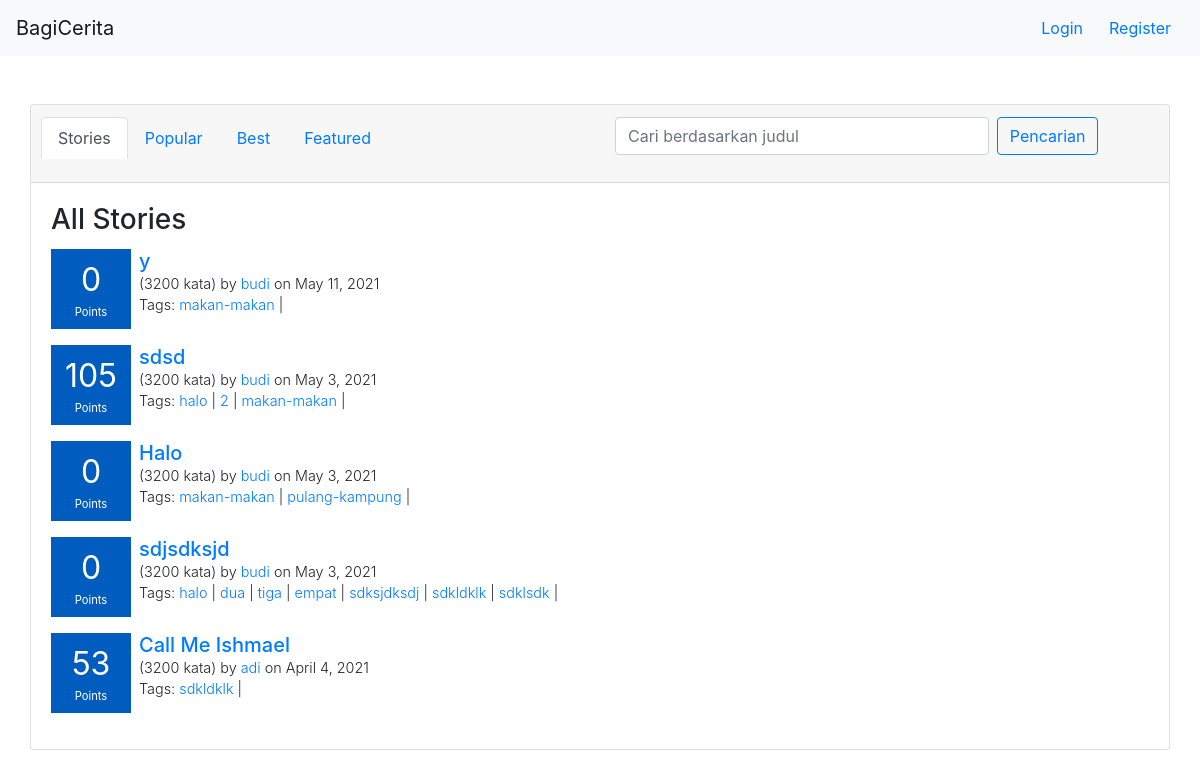
Screenshot of /stories/ with the database file from the repository.
### story/models.py (models this page shows, shortened)
class Story(models.Model):
    title = models.CharField(max_length=120,blank=True)
    date_posted = models.DateField(null=True, blank=True)
    content = models.TextField(blank=True,null=True)
    user = models.ForeignKey(User, on_delete=models.CASCADE,default=None)
    class Meta:
        ordering = ["-date_posted"]

class Tag(models.Model):
    name = models.CharField(max_length=120,blank=True)
    stories = models.ManyToManyField(Story)

### story/views.py (the view)
# urls.py: path('',stories_view,name="stories"),
def stories_view(request):
    context={
        "page":"stories"
    }
    stories = get_stories()
    if(request.GET.get('tag')):
        tag = request.GET.get('tag')
        stories = get_stories(search={"search_by":"tag","key":tag})
        context["page"] = "search-by-tag"
        context["tag"] = tag
    elif(request.GET.get("judul")):
        judul = request.GET.get("judul")
        stories = get_stories(search={"search_by":"judul","key":judul})
        context["page"] = "search-by-judul"
        context["judul"] = judul
    context["stories"] = stories
    return render(request,"story/stories.html",context)

### bagicerita/context_processor.py (called while the page is built)
def get_auth_form(request):
    registerForm = UserCreationForm()
    return{
        'register_form':registerForm
    }

def check_if_logged_in(request):
    if request.user.is_authenticated:
        return{
            'logged_in':True,
            'username':request.user.username
        }
    else:
        return {
            'logged_in':False
        }

### story/templatetags/story_tags.py (called while the page is built)
@register.inclusion_tag('story/story_box.html')
def story_box_tag(story):
    return {'story':story}

### story/views.py (called while the page is built)
def get_story(story):
    story.tags = story.tag_set.all()
    story = calculate_story_rating(story)
    return story

def calculate_story_rating(story):
    comments = story.comment_set.filter(replied_comment_id=0)
    story_rating=0
    for comment in comments:
        story_rating+=comment.rating
    story.rating = story_rating
    return story

### templates/story/stories.html (shortened to what this page needs)
{% extends 'base.html' %}
{% load story_tags %}
{% block content %}
    {% include 'navbar.html' %}
    <div class="container">
        <div class="row mt-5">
            <div class="card" style="width: 100%">
                <div class="card-header">
                    <div class="row">
                       <div class="col-lg-6 mb-4">
                            <ul class="nav nav-tabs card-header-tabs">
                                <li class="nav-item">
                                    <a class="nav-link {% if page == 'stories' %} active {% endif %}" aria-current="true" href="/stories">Stories</a>
                                </li>
                                <li class="nav-item">
                                    <a class="nav-link {% if page == 'popular' %} active {% endif %} " href="/stories/popular">Popular</a>
                                </li>
                                <li class="nav-item">
                                    <a class="nav-link {% if page == 'best' %} active {% endif %}" href="/stories/best">Best</a>
                                </li>
                                <li class="nav-item">
                                    <a class="nav-link {% if page == 'featured' %} active {% endif %}" href="/stories/featured">Featured</a>
                                </li>
                            </ul>
                       </div>
                       <div class="col-lg-6">
                            <form method="GET" class="form-inline">
                                <input name="judul" class="searchbar form-control mr-2" type="text" placeholder="Cari berdasarkan judul" aria-label="Search">
                                <button class="btn btn-outline-primary" type="submit">Pencarian</button>
                            </form>
                       </div>
                    </div>
                </div>
                <div class="card-body">
                    <h3 class="card-title">
                        {%if page == "stories" %}
                            All Stories
                        {%elif page == "popular" %}
                            Popular Stories
                        {%elif page == "best" %}
                            Best Stories
                        {%elif page == "search-by-tag" %}
                            Tag: {{tag}}
                        {%elif page == "search-by-judul" %}
                            Judul: {{judul}}
                        {%else %}
                            Featured Stories
                        {% endif %}
                    </h3>
                    {% for story in stories %}
                        {% story_box_tag story %}
                    {% endfor %}
                </div>
            </div>
        </div>
    </div>
{% endblock %}

### templates/story/story_box.html
<div class="story-box mb-3">
    <div class="score-box mr-2">
        <div class="points-number text-center mb-0">{{story.rating}}</div>
        <div class="points-text text-center">Points</div>
    </div>
    <div class="info">
        <h5 class="mb-0"><a href="/stories/{{story.id}}">{{story.title}}</a></h5>
        <span class="text-story-info text font-weight-light">(3200 kata) by <a href="/user/{{story.user.username}}/profile">{{story.user.username}}</a> on {{story.date_posted}}</span>
        <span class="text-story-info text tags font-weight-light">Tags:
            {% for tag in  story.tags%}
                <a href="/stories?tag={{tag.name}}">{{tag.name}}</a> |
            {% endfor %}
        </span>
    </div>
</div>

### static/style.css (style rules this page uses)
.score-box { background-color: #0b6623; background-color: #005CBF; color: white; height: 80px; width: 80px; display: flex; justify-content: center; align-items: center; flex-direction: column; }
.points-number { font-size: 2em; }
.points-text { font-size: 0.7em; }
.story-box { width: 100%; display: flex; }
.story-box .score-box { max-height: 90px; }
.text-story-info { display: block; font-size: 0.9em; }
.searchbar { width: 70% !important; }

### rows the page displays
Story: rating "0", title "y", user.username "budi", date_posted "May 11, 2021"
Tag: name "makan-makan"
Story: rating "105", title "sdsd", user.username "budi", date_posted "May 3, 2021"
Tag: name "halo"
Tag: name "2"
Story: rating "0", title "Halo", user.username "budi", date_posted "May 3, 2021"
Tag: name "pulang-kampung"
Story: rating "0", title "sdjsdksjd", user.username "budi", date_posted "May 3, 2021"
Tag: name "dua"
Tag: name "tiga"
Tag: name "empat"
Tag: name "sdksjdksdj"
Tag: name "sdkldklk"
Tag: name "sdklsdk"
Story: rating "53", title "Call Me Ishmael", user.username "adi", date_posted "April 4, 2021"
